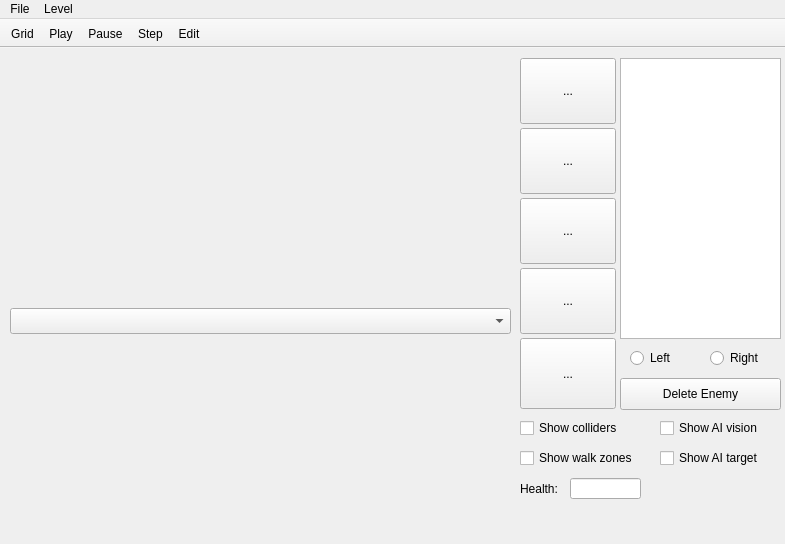
<?xml version="1.0" encoding="UTF-8"?>
<ui version="4.0">
 <class>MainWindow</class>
 <widget class="QMainWindow" name="MainWindow">
  <property name="geometry">
   <rect>
    <x>0</x>
    <y>0</y>
    <width>785</width>
    <height>544</height>
   </rect>
  </property>
  <property name="windowTitle">
   <string>MainWindow</string>
  </property>
  <widget class="QWidget" name="centralWidget">
   <widget class="DisplayWidget" name="displayWidget" native="true">
    <property name="geometry">
     <rect>
      <x>0</x>
      <y>0</y>
      <width>512</width>
      <height>256</height>
     </rect>
    </property>
   </widget>
   <widget class="QComboBox" name="tilesComboBox">
    <property name="geometry">
     <rect>
      <x>10</x>
      <y>260</y>
      <width>501</width>
      <height>26</height>
     </rect>
    </property>
   </widget>
   <widget class="TilesWidget" name="tilesWidget" native="true">
    <property name="geometry">
     <rect>
      <x>0</x>
      <y>290</y>
      <width>511</width>
      <height>171</height>
     </rect>
    </property>
   </widget>
   <widget class="CharacterButton" name="characterButtonBear">
    <property name="geometry">
     <rect>
      <x>520</x>
      <y>80</y>
      <width>96</width>
      <height>66</height>
     </rect>
    </property>
    <property name="text">
     <string>...</string>
    </property>
    <property name="icon">
     <iconset resource="Images/images.qrc">
      <normaloff>:/characters/ch_bear_32x24.png</normaloff>:/characters/ch_bear_32x24.png</iconset>
    </property>
    <property name="iconSize">
     <size>
      <width>96</width>
      <height>64</height>
     </size>
    </property>
    <property name="checkable">
     <bool>true</bool>
    </property>
   </widget>
   <widget class="CharacterButton" name="characterButtonDog">
    <property name="geometry">
     <rect>
      <x>520</x>
      <y>150</y>
      <width>96</width>
      <height>66</height>
     </rect>
    </property>
    <property name="text">
     <string>...</string>
    </property>
    <property name="icon">
     <iconset resource="Images/images.qrc">
      <normaloff>:/characters/ch_dog_16x10.png</normaloff>:/characters/ch_dog_16x10.png</iconset>
    </property>
    <property name="iconSize">
     <size>
      <width>96</width>
      <height>64</height>
     </size>
    </property>
    <property name="checkable">
     <bool>true</bool>
    </property>
   </widget>
   <widget class="CharacterButton" name="characterButtonSpiderSmall">
    <property name="geometry">
     <rect>
      <x>520</x>
      <y>220</y>
      <width>96</width>
      <height>66</height>
     </rect>
    </property>
    <property name="text">
     <string>...</string>
    </property>
    <property name="icon">
     <iconset resource="Images/images.qrc">
      <normaloff>:/characters/ch_spider_16x8.png</normaloff>:/characters/ch_spider_16x8.png</iconset>
    </property>
    <property name="iconSize">
     <size>
      <width>96</width>
      <height>64</height>
     </size>
    </property>
    <property name="checkable">
     <bool>true</bool>
    </property>
   </widget>
   <widget class="CharacterButton" name="characterButtonSpiderBig">
    <property name="geometry">
     <rect>
      <x>520</x>
      <y>290</y>
      <width>96</width>
      <height>71</height>
     </rect>
    </property>
    <property name="text">
     <string>...</string>
    </property>
    <property name="icon">
     <iconset resource="Images/images.qrc">
      <normaloff>:/characters/ch_spider_24x16.png</normaloff>:/characters/ch_spider_24x16.png</iconset>
    </property>
    <property name="iconSize">
     <size>
      <width>96</width>
      <height>64</height>
     </size>
    </property>
    <property name="checkable">
     <bool>true</bool>
    </property>
   </widget>
   <widget class="CharacterButton" name="characterButtonPlayer">
    <property name="geometry">
     <rect>
      <x>520</x>
      <y>10</y>
      <width>96</width>
      <height>66</height>
     </rect>
    </property>
    <property name="text">
     <string>...</string>
    </property>
    <property name="icon">
     <iconset resource="Images/images.qrc">
      <normaloff>:/characters/ch_player_8x8.png</normaloff>:/characters/ch_player_8x8.png</iconset>
    </property>
    <property name="iconSize">
     <size>
      <width>96</width>
      <height>64</height>
     </size>
    </property>
    <property name="checkable">
     <bool>true</bool>
    </property>
   </widget>
   <widget class="CharacterListView" name="characterListView">
    <property name="geometry">
     <rect>
      <x>620</x>
      <y>10</y>
      <width>161</width>
      <height>281</height>
     </rect>
    </property>
   </widget>
   <widget class="QPushButton" name="enemyDeleteButton">
    <property name="geometry">
     <rect>
      <x>620</x>
      <y>330</y>
      <width>161</width>
      <height>32</height>
     </rect>
    </property>
    <property name="text">
     <string>Delete Enemy</string>
    </property>
   </widget>
   <widget class="QRadioButton" name="leftRadioButton">
    <property name="geometry">
     <rect>
      <x>630</x>
      <y>300</y>
      <width>51</width>
      <height>20</height>
     </rect>
    </property>
    <property name="text">
     <string>Left</string>
    </property>
   </widget>
   <widget class="QRadioButton" name="rightRadioButton">
    <property name="geometry">
     <rect>
      <x>710</x>
      <y>300</y>
      <width>61</width>
      <height>20</height>
     </rect>
    </property>
    <property name="text">
     <string>Right</string>
    </property>
   </widget>
   <widget class="ParamCheckBox" name="showCollidersCheckBox">
    <property name="geometry">
     <rect>
      <x>520</x>
      <y>370</y>
      <width>121</width>
      <height>20</height>
     </rect>
    </property>
    <property name="text">
     <string>Show colliders</string>
    </property>
   </widget>
   <widget class="ParamCheckBox" name="showWalkZonesCheckBox">
    <property name="geometry">
     <rect>
      <x>520</x>
      <y>400</y>
      <width>131</width>
      <height>20</height>
     </rect>
    </property>
    <property name="text">
     <string>Show walk zones</string>
    </property>
   </widget>
   <widget class="ParamCheckBox" name="showAIVisionCheckBox">
    <property name="geometry">
     <rect>
      <x>660</x>
      <y>370</y>
      <width>121</width>
      <height>20</height>
     </rect>
    </property>
    <property name="text">
     <string>Show AI vision</string>
    </property>
   </widget>
   <widget class="ParamCheckBox" name="showAITargetCheckBox">
    <property name="geometry">
     <rect>
      <x>660</x>
      <y>400</y>
      <width>121</width>
      <height>20</height>
     </rect>
    </property>
    <property name="text">
     <string>Show AI target</string>
    </property>
   </widget>
   <widget class="QLineEdit" name="playerHealthEdit">
    <property name="geometry">
     <rect>
      <x>570</x>
      <y>430</y>
      <width>71</width>
      <height>21</height>
     </rect>
    </property>
   </widget>
   <widget class="QLabel" name="label">
    <property name="geometry">
     <rect>
      <x>520</x>
      <y>430</y>
      <width>51</width>
      <height>21</height>
     </rect>
    </property>
    <property name="text">
     <string>Health:</string>
    </property>
   </widget>
  </widget>
  <widget class="QToolBar" name="toolBar">
   <property name="windowTitle">
    <string>toolBar</string>
   </property>
   <property name="movable">
    <bool>false</bool>
   </property>
   <property name="iconSize">
    <size>
     <width>24</width>
     <height>24</height>
    </size>
   </property>
   <property name="toolButtonStyle">
    <enum>Qt::ToolButtonTextUnderIcon</enum>
   </property>
   <property name="floatable">
    <bool>false</bool>
   </property>
   <attribute name="toolBarArea">
    <enum>TopToolBarArea</enum>
   </attribute>
   <attribute name="toolBarBreak">
    <bool>false</bool>
   </attribute>
   <addaction name="actionGrid"/>
   <addaction name="actionPlay"/>
   <addaction name="actionPause"/>
   <addaction name="actionStep"/>
   <addaction name="actionEdit"/>
  </widget>
  <widget class="QMenuBar" name="menuBar">
   <property name="geometry">
    <rect>
     <x>0</x>
     <y>0</y>
     <width>785</width>
     <height>22</height>
    </rect>
   </property>
   <widget class="QMenu" name="menuFile">
    <property name="title">
     <string>File</string>
    </property>
    <addaction name="actionNew"/>
    <addaction name="actionOpen"/>
    <addaction name="actionSave"/>
    <addaction name="actionSaveAs"/>
    <addaction name="separator"/>
   </widget>
   <widget class="QMenu" name="menuLevel">
    <property name="title">
     <string>Level</string>
    </property>
    <addaction name="actionRestart"/>
    <addaction name="separator"/>
    <addaction name="actionImportTileset"/>
    <addaction name="actionResize"/>
    <addaction name="separator"/>
    <addaction name="actionImportImage"/>
    <addaction name="actionExportImage"/>
    <addaction name="separator"/>
    <addaction name="actionSnapshot"/>
   </widget>
   <addaction name="menuFile"/>
   <addaction name="menuLevel"/>
  </widget>
  <action name="actionNew">
   <property name="text">
    <string>New...</string>
   </property>
   <property name="toolTip">
    <string>New level</string>
   </property>
   <property name="shortcut">
    <string>Ctrl+N</string>
   </property>
  </action>
  <action name="actionSave">
   <property name="text">
    <string>Save</string>
   </property>
   <property name="toolTip">
    <string>Save level</string>
   </property>
   <property name="shortcut">
    <string>Ctrl+S</string>
   </property>
  </action>
  <action name="actionPlay">
   <property name="checkable">
    <bool>true</bool>
   </property>
   <property name="icon">
    <iconset resource="Images/images.qrc">
     <normaloff>:/icon_play.png</normaloff>:/icon_play.png</iconset>
   </property>
   <property name="text">
    <string>Play</string>
   </property>
   <property name="toolTip">
    <string>Play emulation</string>
   </property>
   <property name="shortcut">
    <string>P</string>
   </property>
  </action>
  <action name="actionPause">
   <property name="checkable">
    <bool>true</bool>
   </property>
   <property name="icon">
    <iconset resource="Images/images.qrc">
     <normaloff>:/icon_pause.png</normaloff>:/icon_pause.png</iconset>
   </property>
   <property name="text">
    <string>Pause</string>
   </property>
   <property name="toolTip">
    <string>Pause emulation</string>
   </property>
  </action>
  <action name="actionStep">
   <property name="icon">
    <iconset resource="Images/images.qrc">
     <normaloff>:/icon_step.png</normaloff>:/icon_step.png</iconset>
   </property>
   <property name="text">
    <string>Step</string>
   </property>
   <property name="toolTip">
    <string>Step emulation</string>
   </property>
  </action>
  <action name="actionGrid">
   <property name="checkable">
    <bool>true</bool>
   </property>
   <property name="icon">
    <iconset resource="Images/images.qrc">
     <normaloff>:/icon_grid.png</normaloff>:/icon_grid.png</iconset>
   </property>
   <property name="text">
    <string>Grid</string>
   </property>
   <property name="toolTip">
    <string>Toggle grid</string>
   </property>
   <property name="shortcut">
    <string>G</string>
   </property>
  </action>
  <action name="actionEdit">
   <property name="checkable">
    <bool>true</bool>
   </property>
   <property name="icon">
    <iconset resource="Images/images.qrc">
     <normaloff>:/icon_edit.png</normaloff>:/icon_edit.png</iconset>
   </property>
   <property name="text">
    <string>Edit</string>
   </property>
   <property name="toolTip">
    <string>Toggle Edit Mode</string>
   </property>
   <property name="shortcut">
    <string>E</string>
   </property>
  </action>
  <action name="actionOpen">
   <property name="text">
    <string>Open</string>
   </property>
   <property name="toolTip">
    <string>Open level</string>
   </property>
   <property name="shortcut">
    <string>Ctrl+O</string>
   </property>
  </action>
  <action name="actionSaveAs">
   <property name="text">
    <string>Save as...</string>
   </property>
  </action>
  <action name="actionSize">
   <property name="text">
    <string>Size...</string>
   </property>
  </action>
  <action name="actionOffset">
   <property name="text">
    <string>Offset...</string>
   </property>
  </action>
  <action name="actionFrom_png">
   <property name="text">
    <string>From png...</string>
   </property>
  </action>
  <action name="actionImportImage">
   <property name="text">
    <string>Import image...</string>
   </property>
  </action>
  <action name="actionExportImage">
   <property name="text">
    <string>Export image...</string>
   </property>
  </action>
  <action name="actionImportTileset">
   <property name="text">
    <string>Import tileset...</string>
   </property>
  </action>
  <action name="actionSnapshot">
   <property name="text">
    <string>Snapshot</string>
   </property>
  </action>
  <action name="actionRestart">
   <property name="text">
    <string>Restart</string>
   </property>
   <property name="shortcut">
    <string>Meta+R</string>
   </property>
  </action>
  <action name="actionResize">
   <property name="text">
    <string>Resize...</string>
   </property>
   <property name="shortcut">
    <string>Meta+Alt+C</string>
   </property>
  </action>
 </widget>
 <layoutdefault spacing="6" margin="11"/>
 <customwidgets>
  <customwidget>
   <class>DisplayWidget</class>
   <extends>QWidget</extends>
   <header>displaywidget.h</header>
   <container>1</container>
  </customwidget>
  <customwidget>
   <class>TilesWidget</class>
   <extends>QWidget</extends>
   <header>TilesWidget.h</header>
   <container>1</container>
  </customwidget>
  <customwidget>
   <class>CharacterButton</class>
   <extends>QToolButton</extends>
   <header>CharacterButton.h</header>
  </customwidget>
  <customwidget>
   <class>CharacterListView</class>
   <extends>QListView</extends>
   <header>CharacterListView.h</header>
  </customwidget>
  <customwidget>
   <class>ParamCheckBox</class>
   <extends>QCheckBox</extends>
   <header>ParamCheckBox.h</header>
  </customwidget>
 </customwidgets>
 <resources>
  <include location="Images/images.qrc"/>
 </resources>
 <connections/>
</ui>
